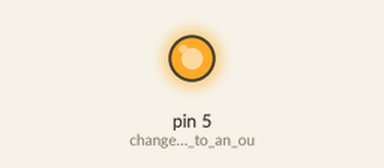
A sketch run on a simulated Arduino Uno, built with avr-gcc and run on an emulated ATmega328P. Shown: output pins drawn as LEDs (lit = HIGH).

Above: at 2.5 s.
At 5.5 s:
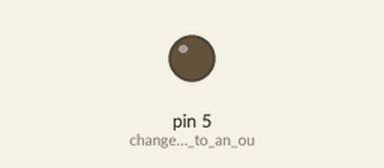
Timing chart, 0 to 7.8 s (numbered marks = the images above):
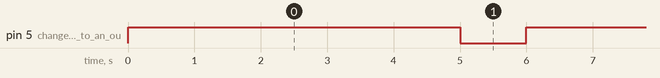

Measured:
- by itself, pin 5 (changes_that_pin_to_an_ou): alternates HIGH for 5.0 s and LOW for 1.0 s

The sketch:

meeting.ino
```cpp
// the setup function runs once when you press reset or power the board
void setup() {
  // initialize digital pin LED_BUILTIN as an output.
  pinMode(5, OUTPUT); //changes that pin to an output
}

// the loop function runs over and over again forever
void loop() {
  digitalWrite(5, HIGH);   // turn the LED on (HIGH is the voltage level)
  delay(5000);                       // wait for 0.1 second. if set to 1 ms, dim light without actually dimming
  digitalWrite(5, LOW);    // turn the LED off by making the voltage LOW
  delay(1000);                       // wait for 0.1 second
}
```
